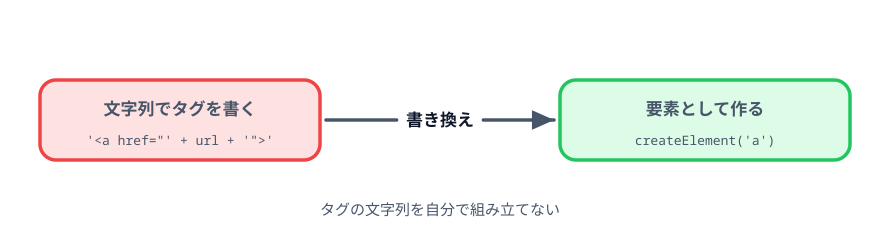

Generate this figure with Python:
"""3-2 のサムネ: タグを文字列で組み立てるのをやめ、要素として作る。"""

import pathlib
import sys

sys.path.insert(0, str(pathlib.Path.home() / ".claude/skills/genfig"))
from genfig import Canvas  # noqa: E402

c = Canvas(880, 250)

before = c.sticky(40, 80, 280, 80, color="red")
c.text(180, 115, "文字列でタグを書く", scale="label", align="center")
c.text(180, 145, "'<a href=\"' + url + '\">'", scale="caption", align="center",
       font="technical")

after = c.sticky(560, 80, 290, 80, color="green")
c.text(705, 115, "要素として作る", scale="label", align="center")
c.text(705, 145, "createElement('a')", scale="caption", align="center",
       font="technical")

c.link(before, after, label="書き換え")

c.text(440, 215, "タグの文字列を自分で組み立てない", scale="body", align="center")

print(c.save("00-thumbnail.svg"))
